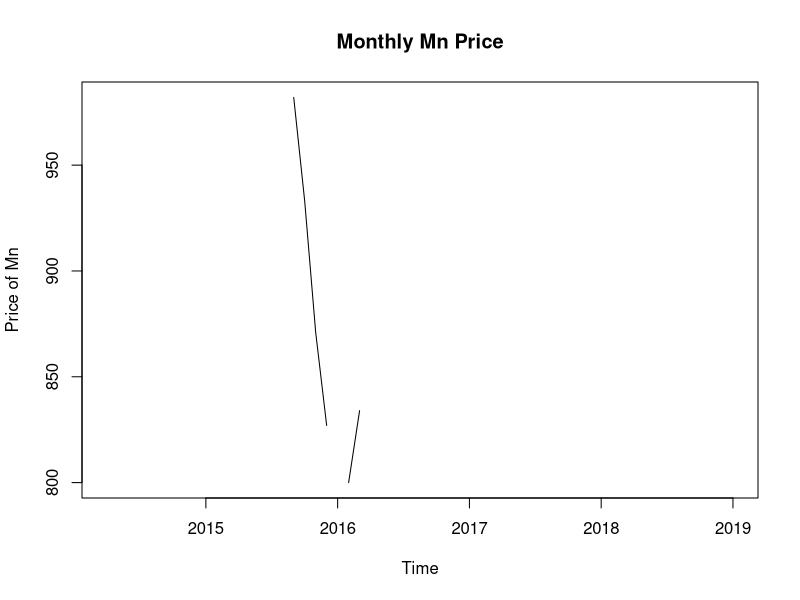

The R script that drew this image: (Note: this script raises an error after producing the figure.)
metal = read.csv("CRU Monthly Prices1.csv")
tsmetal = ts(metal$HC.FeMn,start=c(2014,4), freq = 12)
tsmetal
plot(tsmetal, xlab="Time", ylab="Price of Mn", main="Monthly Mn Price")
autoplot(tsmetal) +
  ggtitle("Monthly Mn Price") +
  xlab("Time") +
  ylab("Price of Mn")

ggseasonplot(tsmetal, year.labels=TRUE, year.labels.left=TRUE) +
  ylab("Price of Mn") +
  ggtitle("Seasonal plot for Mn price")

ggseasonplot(tsmetal, polar=TRUE) +
  ylab("Price of Mn") +
  ggtitle("Seasonal plot for Mn price")

ggsubseriesplot(tsmetal) +
  ylab("Price of Mn") +
  ggtitle("Seasonal plot for Mn price")

add.decomp = decompose(tsmetal, "additive")
autoplot(add.decomp)


#-Auto correlation

ggAcf(tsmetal, plot=FALSE)

ggAcf(tsmetal)

ggAcf(tsmetal, lag.max=48)


#- White noise

res = residuals(naive(tsmetal))
res
autoplot(res)
ggAcf(res)
checkresiduals(naive(res))

ggPacf(tsmetal, lag.max=48)

ggPacf(tsmetal, lag.max=100)

ggPacf(tsmetal, lag.max=48)


#-Forecasting

tsmetal_train = window(tsmetal, start = c(2014,4), end = c(2018,6))
tsmetal_test = window(tsmetal, start = c(2018,7))

fit.ets = ets(tsmetal_train)
fit.arima = auto.arima(tsmetal_train, seasonal=FALSE)
fit.sarima = auto.arima(tsmetal_train)


summary(fit.arima)
summary(fit.sarima)


metal.naive = naive(tsmetal_train, h=30)
metal.ave   = meanf(tsmetal_train, h=30) 
metal.drift = rwf(tsmetal_train, drift=TRUE, h=30)
metal.sma   = sma(tsmetal_train, h=30)
metal.ses   = ses(tsmetal_train, h=30)
metal.ets = forecast(fit.ets, h=30)
metal.arima  = forecast(fit.arima, h=length(tsmetal_test))
metal.sarima = forecast(fit.sarima, h=length(tsmetal_test)) 

checkresiduals(metal.naive)
checkresiduals(metal.ave)
checkresiduals(metal.drift)
checkresiduals(metal.sma)
checkresiduals(metal.ses)
checkresiduals(metal.ets)
checkresiduals(metal.arima)
checkresiduals(metal.sarima)


accuracy(metal.naive$mean, tsmetal_test)
accuracy(metal.ave$mean, tsmetal_test)
accuracy(metal.drift$mean, tsmetal_test)
accuracy(metal.sma$forecast, tsmetal_test)
accuracy(metal.ses$mean, tsmetal_test)
accuracy(metal.ets$mean, tsmetal_test)
accuracy(metal.arima$mean,tsmetal_test)
accuracy(metal.sarima$mean, tsmetal_test)

autoplot(window(tsmetal, start = c(2017.6))) +
  autolayer(metal.naive$mean, series="Naive") +
  autolayer(metal.ave$mean, series="Average") +
  autolayer(metal.drift$mean, series="Drift") +
  autolayer(metal.sma$forecast, series="SMA") +
  autolayer(metal.ses$mean, series="SES") +
  autolayer(metal.ets$mean, series="ETS") +
  autolayer(metal.arima$mean, series="ARIMA") +
  autolayer(metal.sarima$mean, series="SARIMA")
